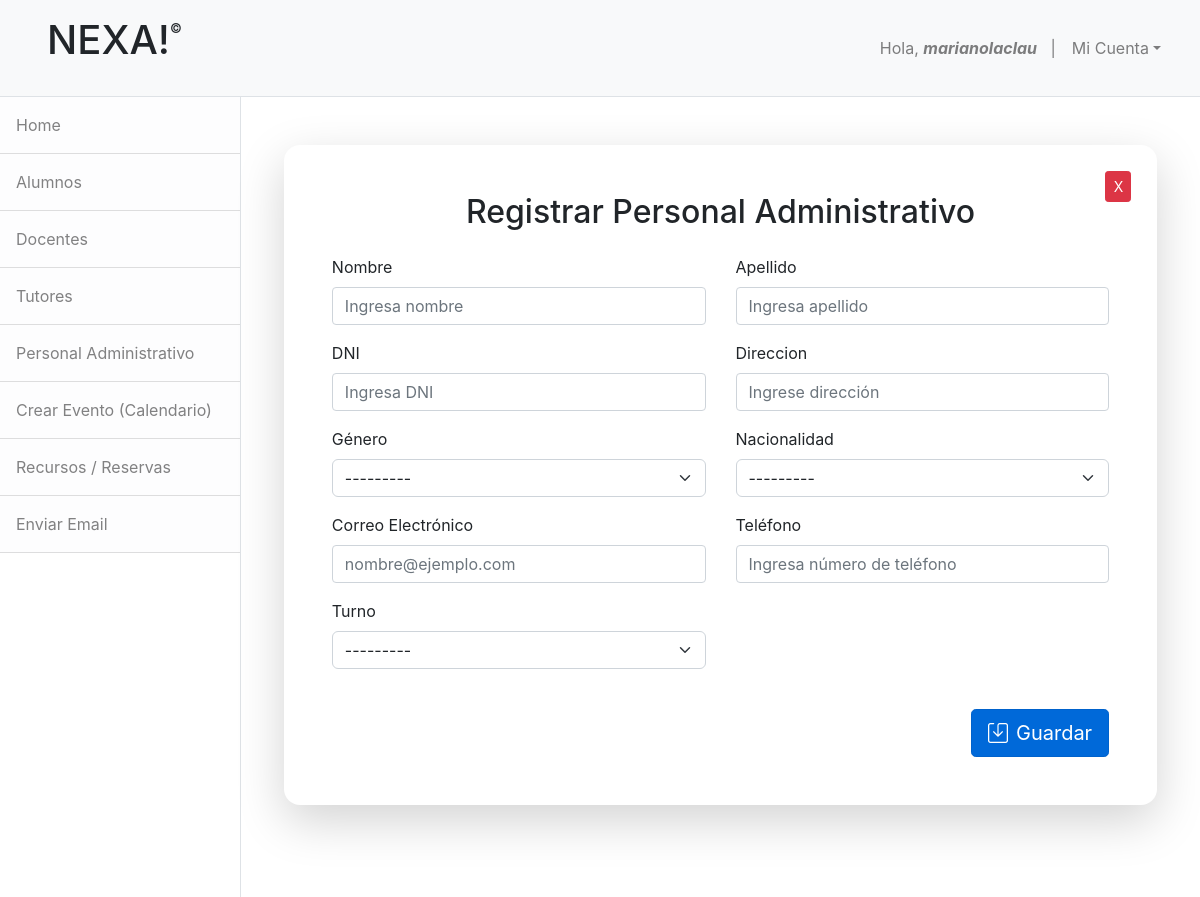
/crear_personal/ (signed in), run on an earlier commit of the app's database.
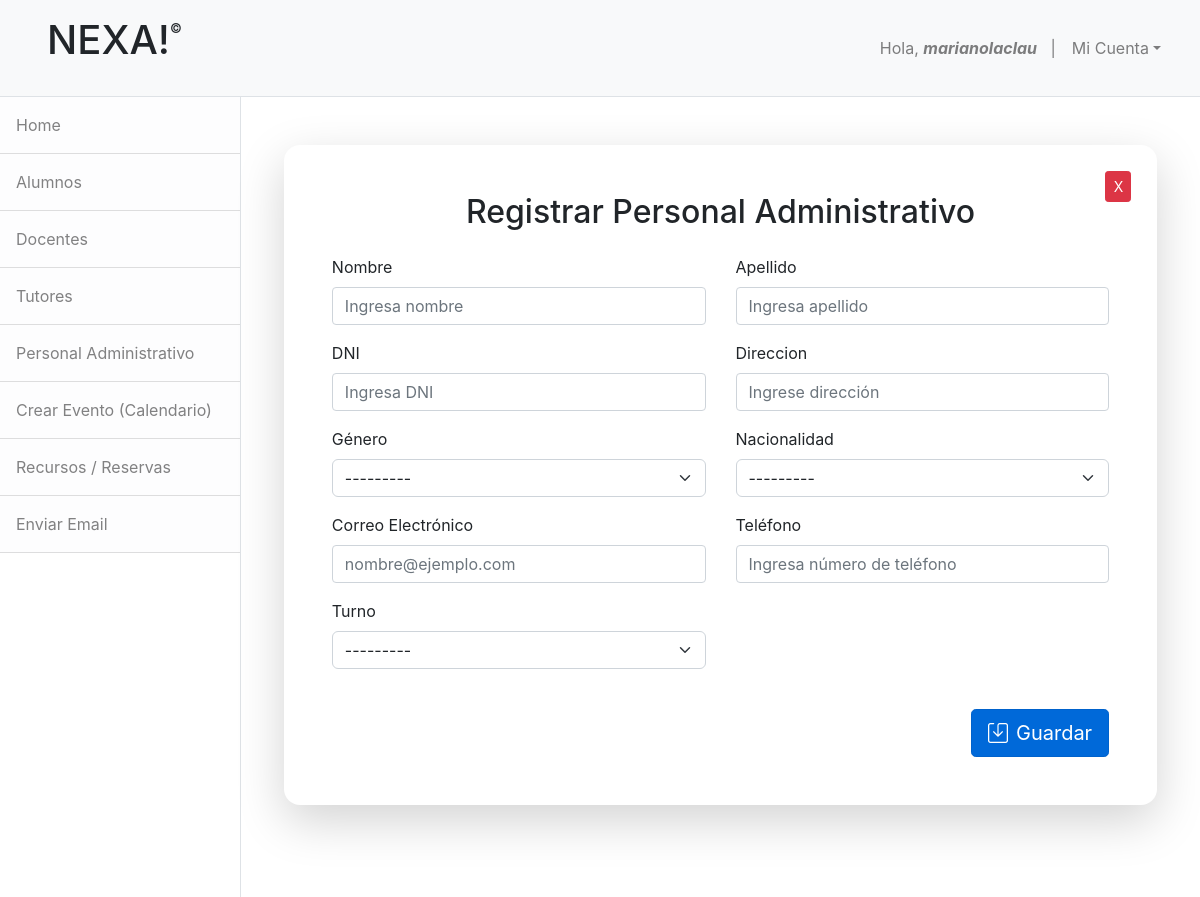
And on a later commit of the database.
### apps/administracion/models.py (models this page shows)
class Turno(models.Model):
    turno = models.CharField(max_length=50,null=False,blank=False)
    def __str__(self):
        return self.turno

### apps/administracion/views.py (the view, shortened to what this page needs)
# urls.py: path('crear_personal/',CreatePersonalAdmin.as_view(),name='crear_personal'),
class CreatePersonalAdmin(LoginRequiredMixin,CreateView):
    model = PersonalAdmin
    template_name = 'administracion/crear_personal.html'
    form_class = PersonalForm
    success_url = reverse_lazy('lista_personal')

### apps/administracion/forms.py
class PersonalForm(ModelForm):
    class Meta:
        model = PersonalAdmin
        fields = '__all__'

### apps/administracion/models.py (called while the page is built)
    def __str__(self):
        return self.tipo

    def __str__(self):
        return self.pais

### apps/administracion/templates/administracion/crear_personal.html (shortened to what this page needs)
{% extends 'base.html' %}
{% load widget_tweaks %}
{% block nav %}
  {% include 'administracion/base_admin.html' %}
{% endblock %}
{% block content %}
<div class="container mt-5">
  <div class="card p-5 shadow-lg">
      <a href="{% url 'lista_personal' %}" class="btn btn-sm btn-danger boton-cerrar">X</a>
      <h2 class="text-center mb-4">Registrar Personal Administrativo</h2>
      <form method="post" class="needs-validation" novalidate>
      <div class="row">
        <div class="col-md-6 mb-3">
          <label for="{{ form.nombre.id_for_label }}" class="form-label">Nombre</label>
          {% render_field form.nombre class="form-control" placeholder="Ingresa nombre" %}
        </div>
        <div class="col-md-6 mb-3">
          <label for="{{ form.apellido.id_for_label }}" class="form-label">Apellido</label>
          {% render_field form.apellido class="form-control" placeholder="Ingresa apellido" %}
        </div>
      </div>
      <div class="row">
        <div class="col-md-6 mb-3">
          <label for="{{ form.dni.id_for_label }}" class="form-label">DNI</label>
          {% render_field form.dni class="form-control" placeholder="Ingresa DNI" %}
        </div>
        <div class="col-md-6 mb-3">
          <label for="{{ form.direccion.id_for_label }}" class="form-label">Direccion</label>
          {% render_field form.direccion class="form-control" placeholder="Ingrese dirección" %}
        </div>
      </div>
      <div class="row">
        <div class="col-md-6 mb-3">
          <label for="{{ form.genero.id_for_label }}" class="form-label">Género</label>
          {% render_field form.genero class="form-select" %}
        </div>
        <div class="col-md-6 mb-3">
          <label for="{{ form.nacionalidad.id_for_label }}" class="form-label">Nacionalidad</label>
          {% render_field form.nacionalidad class="form-select" %}
        </div>
      </div>
      <div class="row">
        <div class="col-md-6 mb-3">
          <label for="{{ form.email.id_for_label }}" class="form-label">Correo Electrónico</label>
          {% render_field form.email class="form-control" placeholder="nombre@ejemplo.com" %}
        </div>
        <div class="col-md-6 mb-3">
          <label for="{{ form.telefono.id_for_label }}" class="form-label">Teléfono</label>
          {% render_field form.telefono class="form-control" placeholder="Ingresa número de teléfono" %}
        </div>
      </div>
      <div class="row">
        <div class="col-md-6 mb-3">
          <label for="{{ form.turno.id_for_label }}" class="form-label">Turno</label>
          {% render_field form.turno class="form-select" %}
        </div>
      </div>
      <div class="d-flex justify-content-end mt-4">
        <button type="submit" class="btn btn-primary btn-lg">
          <i class="bi bi-save me-2"></i>Guardar
        </button>
      </div>
    </form>
  </div>
</div>
{% endblock %}

What changed in the data, as far as the page shows it:
added Turno: turno "---------"
Also different on the page:
form field turno: "---------" → (not shown)
